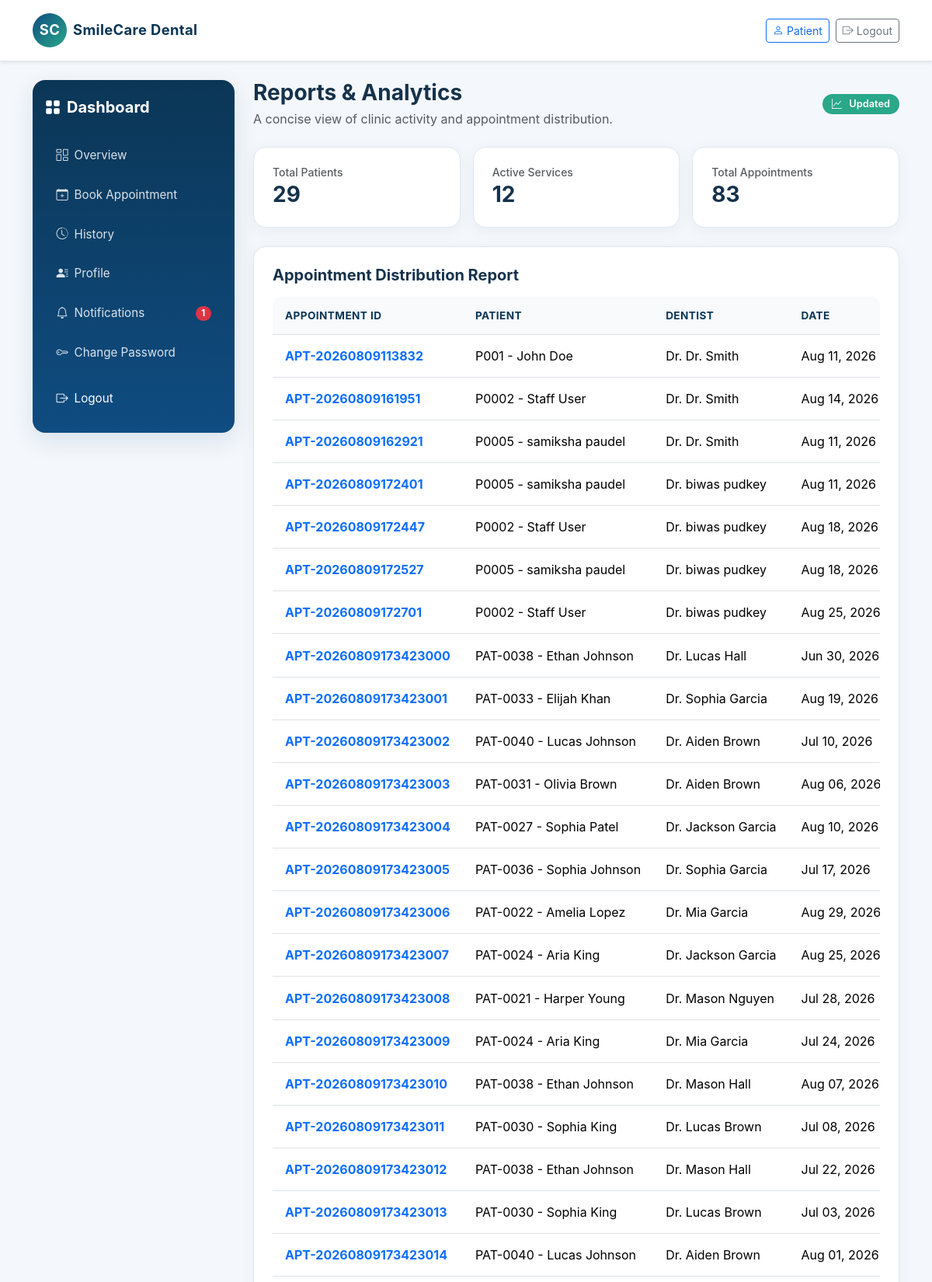
The page /reports/ (signed in, upper part) on the database its author committed.
### appointments/models.py (models this page shows, shortened)
class Appointment(models.Model):
    STATUS_CHOICES = (
        ('Pending', 'Pending'),
        ('Confirmed', 'Confirmed'),
        ('Checked-In', 'Checked-In'),
        ('Completed', 'Completed'),
        ('Cancelled', 'Cancelled'),
        ('Rescheduled', 'Rescheduled'),
        ('No-Show', 'No-Show'),
    )
    appointment_id = models.CharField(max_length=20, unique=True)
    patient = models.ForeignKey(Patient, related_name='appointments', on_delete=models.CASCADE)
    dentist = models.ForeignKey(Dentist, related_name='appointments', on_delete=models.CASCADE)
    service = models.ForeignKey(DentalService, related_name='appointments', on_delete=models.CASCADE)
    appointment_date = models.DateField()
    start_time = models.TimeField()
    end_time = models.TimeField()
    reason = models.CharField(max_length=200)
    notes = models.TextField(blank=True)
    status = models.CharField(max_length=20, choices=STATUS_CHOICES, default='Pending')
    cancellation_reason = models.TextField(blank=True)
    cancelled_at = models.DateTimeField(null=True, blank=True)
    created_at = models.DateTimeField(auto_now_add=True)
    updated_at = models.DateTimeField(auto_now=True)
    class Meta:
        constraints = [
            models.CheckConstraint(condition=Q(end_time__gt=F('start_time')), name='check_appointment_times'),
        ]

### patients/models.py (models this page shows)
class Patient(models.Model):
    GENDER_CHOICES = (
        ('M', 'Male'),
        ('F', 'Female'),
        ('O', 'Other'),
    )
    patient_id = models.CharField(max_length=20, unique=True)
    user = models.OneToOneField(settings.AUTH_USER_MODEL, on_delete=models.CASCADE)
    date_of_birth = models.DateField(null=True, blank=True)
    gender = models.CharField(max_length=1, choices=GENDER_CHOICES, blank=True)
    phone = models.CharField(max_length=20, blank=True)
    address = models.TextField(blank=True)
    emergency_contact = models.CharField(max_length=100, blank=True)
    emergency_contact_phone = models.CharField(max_length=20, blank=True)
    medical_notes = models.TextField(blank=True)
    allergies = models.TextField(blank=True)
    created_at = models.DateTimeField(auto_now_add=True)
    updated_at = models.DateTimeField(auto_now=True)
    class Meta:
        ordering = ['-created_at']
    def __str__(self):
        return f"{self.patient_id} - {self.user.get_full_name() or self.user.username}"

### accounts/models.py (models this page shows, shortened)
class User(AbstractUser):
    ROLE_CHOICES = (
        ('patient', 'Patient'),
        ('staff', 'Staff'),
        ('dentist', 'Dentist'),
        ('admin', 'Admin'),
    )
    ACCOUNT_STATUS_CHOICES = (
        ('pending', 'Pending'),
        ('approved', 'Approved'),
        ('rejected', 'Rejected'),
    )
    role = models.CharField(max_length=20, choices=ROLE_CHOICES, default='patient')
    phone = models.CharField(max_length=20, blank=True)
    account_status = models.CharField(max_length=20, choices=ACCOUNT_STATUS_CHOICES, default='approved')
    def is_patient(self):
        return self.role == 'patient'
    def is_staff_role(self):
        return self.role in {'staff', 'admin'}
    def is_dentist(self):
        return self.role == 'dentist'
    def is_admin(self):
        return self.role == 'admin'
    def is_dentist_approved(self):
        return self.is_dentist() and self.is_active and self.account_status == 'approved'

### dentists/models.py (models this page shows)
class Dentist(models.Model):
    dentist_id = models.CharField(max_length=20, unique=True)
    user = models.OneToOneField(settings.AUTH_USER_MODEL, on_delete=models.CASCADE)
    specialization = models.CharField(max_length=100)
    license_number = models.CharField(max_length=50, unique=True)
    phone = models.CharField(max_length=20, blank=True)
    biography = models.TextField(blank=True)
    years_of_experience = models.PositiveIntegerField(default=0)
    profile_photo = models.CharField(max_length=200, blank=True)
    active = models.BooleanField(default=True)
    created_at = models.DateTimeField(auto_now_add=True)
    def __str__(self):
        return f"Dr. {self.user.get_full_name() or self.user.username}"

### reports/views.py (the view)
# urls.py: path('', reports_dashboard, name='reports'),
@login_required
def reports_dashboard(request):
    appointments = Appointment.objects.select_related('patient', 'dentist', 'service').all()
    return render(request, 'dashboard/reports.html', {
        'appointments': appointments,
        'patient_count': Patient.objects.count(),
        'service_count': DentalService.objects.count(),
        'appointment_count': appointments.count(),
    })

### appointments/templatetags/status_tags.py (called while the page is built)
@register.filter
def status_badge_class(status):
    return STATUS_CLASS_MAP.get(status, 'pill-secondary')

### reminders/templatetags/notifications_tags.py (called while the page is built)
@register.simple_tag(takes_context=True)
def unread_notifications_count(context):
    request = context.get('request')
    if not request or not request.user.is_authenticated:
        return 0
    return Notification.objects.filter(user=request.user, is_read=False).count()

### templates/dashboard/reports.html (shortened to what this page needs)
{% extends 'base.html' %}
{% load status_tags %}
{% block content %}
<div class="dashboard-shell">
    {% include 'dashboard/_sidebar.html' %}
    <div class="main-panel">
        <div class="d-flex flex-column flex-sm-row justify-content-between align-items-start align-items-sm-center gap-2 mb-4">
            <div>
                <h3 class="fw-bold mb-1">Reports & Analytics</h3>
                <p class="text-muted mb-0">A concise view of clinic activity and appointment distribution.</p>
            </div>
            <div class="pill pill-success"><i class="bi bi-graph-up me-1"></i>Updated</div>
        </div>
        <div class="row g-3 mb-4">
            <div class="col-4 col-md-4">
                <div class="card-soft p-3 p-md-4">
                    <h6 class="text-muted small mb-1">Total Patients</h6>
                    <h3 class="fw-bold mb-0">{{ patient_count }}</h3>
                </div>
            </div>
            <div class="col-4 col-md-4">
                <div class="card-soft p-3 p-md-4">
                    <h6 class="text-muted small mb-1">Active Services</h6>
                    <h3 class="fw-bold mb-0">{{ service_count }}</h3>
                </div>
            </div>
            <div class="col-4 col-md-4">
                <div class="card-soft p-3 p-md-4">
                    <h6 class="text-muted small mb-1">Total Appointments</h6>
                    <h3 class="fw-bold mb-0">{{ appointment_count }}</h3>
                </div>
            </div>
        </div>
        <div class="card-soft p-3 p-md-4">
            <h5 class="fw-bold mb-3">Appointment Distribution Report</h5>
            <div class="table-responsive">
                <table class="table align-middle text-nowrap">
                    <thead>
                        <tr><th>Appointment ID</th><th>Patient</th><th>Dentist</th><th>Date</th><th>Status</th></tr>
                    </thead>
                    <tbody>
                        {% for appointment in appointments %}
                        <tr>
                            <td><a href="{% url 'appointment_detail' appointment.pk %}" class="fw-bold text-primary">{{ appointment.appointment_id }}</a></td>
                            <td>{{ appointment.patient }}</td>
                            <td>{{ appointment.dentist }}</td>
                            <td>{{ appointment.appointment_date|date:"M d, Y" }}</td>
                        </tr>
                        {% empty %}
                        <tr><td colspan="5"><div class="empty-state py-4 text-center">No reports available.</div></td></tr>
                        {% endfor %}
                    </tbody>
                </table>
            </div>
        </div>
    </div>
</div>
{% endblock %}

### static/css/style.css (style rules this page uses)
:root { --primary: #0f4c81; --primary-dark: #0b3656; --accent: #2aa889; --warning: #f4a259; --danger: #d94b4b; --text: #16324b; --muted: #69819b; --bg: #f4f7fb; --card: #ffffff; --border: #dfe8f1; }
body { font-family: Inter, -apple-system, BlinkMacSystemFont, "Segoe UI", Roboto, sans-serif; color: var(--text); background: var(--bg); overflow-x: hidden; }
a { text-decoration: none; color: var(--primary); transition: color 0.2s ease; }
h3, .h3 { font-size: clamp(1.25rem, 2.5vw, 1.75rem); }
.dashboard-shell { display: flex; align-items: stretch; min-height: calc(100vh - 100px); gap: 1.5rem; }
.main-panel { flex: 1; min-width: 0; }
.card-soft { border: 1px solid var(--border); border-radius: 1rem; box-shadow: 0 4px 20px rgba(19,52,79,0.05); background: var(--card); transition: transform 0.2s ease, box-shadow 0.2s ease; }
.pill { display: inline-flex; align-items: center; gap: 0.35rem; padding: 0.35rem 0.75rem; border-radius: 999px; font-size: 0.8rem; font-weight: 600; line-height: 1.2; white-space: nowrap; }
.pill-success { background: #2aa889; color: #fff; }
.table-responsive { border-radius: 0.75rem; overflow-x: auto; -webkit-overflow-scrolling: touch; }
.table { margin-bottom: 0; }
.table thead th { color: var(--primary-dark); font-weight: 700; background-color: #f8fafc; border-bottom-width: 1px; font-size: 0.85rem; text-transform: uppercase; letter-spacing: 0.03em; padding: 0.85rem 1rem; }
.table td { padding: 0.85rem 1rem; vertical-align: middle; }

### rows shown on the page
Appointment: appointment_id "APT-20260809113832", patient "P001 - John Doe", dentist "Dr. Dr. Smith", appointment_date "Aug 11, 2026"
Appointment: appointment_id "APT-20260809161951", patient "P0002 - Staff User", dentist "Dr. Dr. Smith", appointment_date "Aug 14, 2026"
Appointment: appointment_id "APT-20260809162921", patient "P0005 - samiksha paudel", dentist "Dr. Dr. Smith", appointment_date "Aug 11, 2026"
Appointment: appointment_id "APT-20260809172401", patient "P0005 - samiksha paudel", dentist "Dr. biwas pudkey", appointment_date "Aug 11, 2026"
Appointment: appointment_id "APT-20260809172447", patient "P0002 - Staff User", dentist "Dr. biwas pudkey", appointment_date "Aug 18, 2026"
Appointment: appointment_id "APT-20260809172527", patient "P0005 - samiksha paudel", dentist "Dr. biwas pudkey", appointment_date "Aug 18, 2026"
Appointment: appointment_id "APT-20260809172701", patient "P0002 - Staff User", dentist "Dr. biwas pudkey", appointment_date "Aug 25, 2026"
Appointment: appointment_id "APT-20260809173423000", patient "PAT-0038 - Ethan Johnson", dentist "Dr. Lucas Hall", appointment_date "Jun 30, 2026"
Appointment: appointment_id "APT-20260809173423001", patient "PAT-0033 - Elijah Khan", dentist "Dr. Sophia Garcia", appointment_date "Aug 19, 2026"
Appointment: appointment_id "APT-20260809173423002", patient "PAT-0040 - Lucas Johnson", dentist "Dr. Aiden Brown", appointment_date "Jul 10, 2026"
Appointment: appointment_id "APT-20260809173423003", patient "PAT-0031 - Olivia Brown", dentist "Dr. Aiden Brown", appointment_date "Aug 06, 2026"
Appointment: appointment_id "APT-20260809173423004", patient "PAT-0027 - Sophia Patel", dentist "Dr. Jackson Garcia", appointment_date "Aug 10, 2026"
Appointment: appointment_id "APT-20260809173423005", patient "PAT-0036 - Sophia Johnson", dentist "Dr. Sophia Garcia", appointment_date "Jul 17, 2026"
Appointment: appointment_id "APT-20260809173423006", patient "PAT-0022 - Amelia Lopez", dentist "Dr. Mia Garcia", appointment_date "Aug 29, 2026"
Appointment: appointment_id "APT-20260809173423007", patient "PAT-0024 - Aria King", dentist "Dr. Jackson Garcia", appointment_date "Aug 25, 2026"
Appointment: appointment_id "APT-20260809173423008", patient "PAT-0021 - Harper Young", dentist "Dr. Mason Nguyen", appointment_date "Jul 28, 2026"
Appointment: appointment_id "APT-20260809173423009", patient "PAT-0024 - Aria King", dentist "Dr. Mia Garcia", appointment_date "Jul 24, 2026"
Appointment: appointment_id "APT-20260809173423010", patient "PAT-0038 - Ethan Johnson", dentist "Dr. Mason Hall", appointment_date "Aug 07, 2026"
Appointment: appointment_id "APT-20260809173423011", patient "PAT-0030 - Sophia King", dentist "Dr. Lucas Brown", appointment_date "Jul 08, 2026"
Appointment: appointment_id "APT-20260809173423012", patient "PAT-0038 - Ethan Johnson", dentist "Dr. Mason Hall", appointment_date "Jul 22, 2026"
Appointment: appointment_id "APT-20260809173423013", patient "PAT-0030 - Sophia King", dentist "Dr. Lucas Brown", appointment_date "Jul 03, 2026"
Appointment: appointment_id "APT-20260809173423014", patient "PAT-0040 - Lucas Johnson", dentist "Dr. Aiden Brown", appointment_date "Aug 01, 2026"

### other values the page prints
{{ unread_count }} "1"
{{ patient_count }} "29"
{{ service_count }} "12"
{{ appointment_count }} "83"
